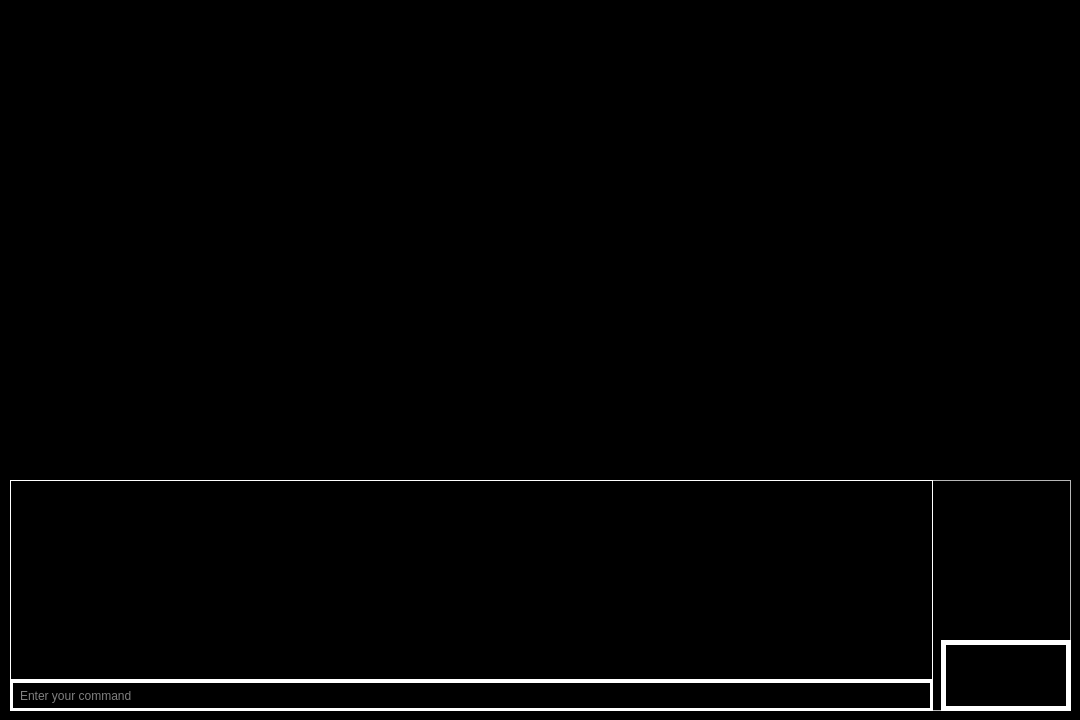
<?xml version="1.0" encoding="UTF-8"?>
<ui version="4.0">
 <class>JARVISmain</class>
 <widget class="QWidget" name="JARVISmain">
  <property name="geometry">
   <rect>
    <x>0</x>
    <y>0</y>
    <width>1080</width>
    <height>720</height>
   </rect>
  </property>
  <property name="windowTitle">
   <string>JARVIS Main Window</string>
  </property>
  <property name="styleSheet">
   <string notr="true">background-color: rgb(0, 0, 0);</string>
  </property>
  <widget class="QLabel" name="kartisTechLabel">
   <property name="geometry">
    <rect>
     <x>240</x>
     <y>10</y>
     <width>640</width>
     <height>81</height>
    </rect>
   </property>
   <property name="styleSheet">
    <string notr="true">
color: rgb(255, 255, 255);
border-color: rgb(255, 255, 255);

background-color: transparent;</string>
   </property>
   <property name="text">
    <string/>
   </property>
   <property name="pixmap">
    <pixmap>../../../gui_tools/KartisTechnology(white).png</pixmap>
   </property>
   <property name="scaledContents">
    <bool>true</bool>
   </property>
  </widget>
  <widget class="QLabel" name="listeningLabel">
   <property name="geometry">
    <rect>
     <x>20</x>
     <y>170</y>
     <width>271</width>
     <height>261</height>
    </rect>
   </property>
   <property name="styleSheet">
    <string notr="true">border-radius: 200px;
background: transparent;</string>
   </property>
   <property name="text">
    <string/>
   </property>
   <property name="pixmap">
    <pixmap>../../../gui_tools/tech loading-cropped.gif</pixmap>
   </property>
   <property name="scaledContents">
    <bool>true</bool>
   </property>
  </widget>
  <widget class="QLabel" name="arcLabel">
   <property name="geometry">
    <rect>
     <x>340</x>
     <y>80</y>
     <width>411</width>
     <height>391</height>
    </rect>
   </property>
   <property name="styleSheet">
    <string notr="true">border-radius: 200px;
background: transparent;</string>
   </property>
   <property name="text">
    <string/>
   </property>
   <property name="pixmap">
    <pixmap>../../../gui_tools/techcircle.gif</pixmap>
   </property>
   <property name="scaledContents">
    <bool>true</bool>
   </property>
  </widget>
  <widget class="QLabel" name="backgroundgifLabel">
   <property name="geometry">
    <rect>
     <x>0</x>
     <y>600</y>
     <width>1091</width>
     <height>121</height>
    </rect>
   </property>
   <property name="styleSheet">
    <string notr="true">border-radius: 200px;
background: transparent;</string>
   </property>
   <property name="text">
    <string/>
   </property>
   <property name="pixmap">
    <pixmap>../../../gui_tools/background-cropped.gif</pixmap>
   </property>
   <property name="scaledContents">
    <bool>true</bool>
   </property>
  </widget>
  <widget class="QLabel" name="codingLabel">
   <property name="geometry">
    <rect>
     <x>0</x>
     <y>0</y>
     <width>251</width>
     <height>151</height>
    </rect>
   </property>
   <property name="styleSheet">
    <string notr="true">border:none;
border-radius: 200px;
background: transparent;</string>
   </property>
   <property name="text">
    <string/>
   </property>
   <property name="pixmap">
    <pixmap>../../../gui_tools/B.G_Template_1.gif</pixmap>
   </property>
   <property name="scaledContents">
    <bool>true</bool>
   </property>
  </widget>
  <widget class="QLabel" name="ironmanLabel">
   <property name="geometry">
    <rect>
     <x>730</x>
     <y>-40</y>
     <width>481</width>
     <height>761</height>
    </rect>
   </property>
   <property name="styleSheet">
    <string notr="true">border-radius: 200px;
background: transparent;</string>
   </property>
   <property name="text">
    <string/>
   </property>
   <property name="pixmap">
    <pixmap>../../../gui_tools/ironman-portrait.webp</pixmap>
   </property>
   <property name="scaledContents">
    <bool>true</bool>
   </property>
  </widget>
  <widget class="QFrame" name="frame">
   <property name="geometry">
    <rect>
     <x>10</x>
     <y>480</y>
     <width>1061</width>
     <height>231</height>
    </rect>
   </property>
   <property name="styleSheet">
    <string notr="true">background:none;</string>
   </property>
   <property name="frameShape">
    <enum>QFrame::StyledPanel</enum>
   </property>
   <property name="frameShadow">
    <enum>QFrame::Raised</enum>
   </property>
   <widget class="QLineEdit" name="terminalInputBox">
    <property name="geometry">
     <rect>
      <x>0</x>
      <y>200</y>
      <width>923</width>
      <height>31</height>
     </rect>
    </property>
    <property name="styleSheet">
     <string notr="true">border-color: rgb(255, 255, 255);
background:transparent;
font: 16pt &quot;Karisma&quot;;
color: rgb(255, 255, 255);
border-style: solid;
border-width: 3px 3px 3px 3px;
padding-left:5px;</string>
    </property>
    <property name="text">
     <string/>
    </property>
    <property name="placeholderText">
     <string>Enter your command</string>
    </property>
   </widget>
   <widget class="QPushButton" name="enterButton">
    <property name="geometry">
     <rect>
      <x>852</x>
      <y>200</y>
      <width>71</width>
      <height>31</height>
     </rect>
    </property>
    <property name="cursor">
     <cursorShape>PointingHandCursor</cursorShape>
    </property>
    <property name="styleSheet">
     <string notr="true">border-image: url(E:/CODING/Artificial_Intelligence/FacialRecogByJARVIS/with GUI/gui_tools/enter.png);
background-color: transparent;
border-color: rgb(255, 255, 255);
border-style: solid;
border-left: 5px;
</string>
    </property>
    <property name="text">
     <string/>
    </property>
    <property name="flat">
     <bool>false</bool>
    </property>
   </widget>
   <widget class="QPlainTextEdit" name="terminalOutputBox">
    <property name="geometry">
     <rect>
      <x>0</x>
      <y>0</y>
      <width>923</width>
      <height>200</height>
     </rect>
    </property>
    <property name="cursor" stdset="0">
     <cursorShape>IBeamCursor</cursorShape>
    </property>
    <property name="mouseTracking">
     <bool>true</bool>
    </property>
    <property name="styleSheet">
     <string notr="true">border-color: rgb(255, 255, 255);
background: transparent;
font:14pt &quot;Karisma&quot;;
color: rgb(255, 255, 255);
border-style: solid;
border-width: 1px 1px 1px 1px;
padding-left:5px;</string>
    </property>
    <property name="verticalScrollBarPolicy">
     <enum>Qt::ScrollBarAsNeeded</enum>
    </property>
    <property name="horizontalScrollBarPolicy">
     <enum>Qt::ScrollBarAlwaysOff</enum>
    </property>
    <property name="sizeAdjustPolicy">
     <enum>QAbstractScrollArea::AdjustToContentsOnFirstShow</enum>
    </property>
    <property name="readOnly">
     <bool>true</bool>
    </property>
    <property name="plainText">
     <string/>
    </property>
    <property name="overwriteMode">
     <bool>true</bool>
    </property>
    <property name="textInteractionFlags">
     <set>Qt::LinksAccessibleByMouse|Qt::TextSelectableByKeyboard|Qt::TextSelectableByMouse</set>
    </property>
    <property name="centerOnScroll">
     <bool>true</bool>
    </property>
    <property name="placeholderText">
     <string>Terminal Output goes here</string>
    </property>
   </widget>
   <widget class="QPushButton" name="exitButton">
    <property name="geometry">
     <rect>
      <x>931</x>
      <y>160</y>
      <width>130</width>
      <height>71</height>
     </rect>
    </property>
    <property name="cursor">
     <cursorShape>PointingHandCursor</cursorShape>
    </property>
    <property name="styleSheet">
     <string notr="true">border-image: url(E:/CODING/Artificial_Intelligence/FacialRecogByJARVIS/with GUI/gui_tools/exit(with border).png);
background-color: transparent;
border-color: rgb(255, 255, 255);
border-style: solid;
border-width: 5px 5px 5px 5px;
</string>
    </property>
    <property name="text">
     <string/>
    </property>
    <property name="flat">
     <bool>false</bool>
    </property>
   </widget>
  </widget>
  <widget class="QLabel" name="jarvisSpeakingLabel">
   <property name="enabled">
    <bool>true</bool>
   </property>
   <property name="geometry">
    <rect>
     <x>0</x>
     <y>160</y>
     <width>311</width>
     <height>291</height>
    </rect>
   </property>
   <property name="styleSheet">
    <string notr="true">border-radius: 200px;
background: transparent;</string>
   </property>
   <property name="text">
    <string/>
   </property>
   <property name="pixmap">
    <pixmap>../../../gui_tools/speaking.gif</pixmap>
   </property>
   <property name="scaledContents">
    <bool>true</bool>
   </property>
  </widget>
  <widget class="QLabel" name="loadingLabel">
   <property name="geometry">
    <rect>
     <x>50</x>
     <y>200</y>
     <width>201</width>
     <height>201</height>
    </rect>
   </property>
   <property name="styleSheet">
    <string notr="true">border-radius: 200px;
background: transparent;</string>
   </property>
   <property name="text">
    <string/>
   </property>
   <property name="pixmap">
    <pixmap>../../../gui_tools/loading.gif</pixmap>
   </property>
   <property name="scaledContents">
    <bool>false</bool>
   </property>
  </widget>
  <zorder>ironmanLabel</zorder>
  <zorder>jarvisSpeakingLabel</zorder>
  <zorder>loadingLabel</zorder>
  <zorder>listeningLabel</zorder>
  <zorder>arcLabel</zorder>
  <zorder>backgroundgifLabel</zorder>
  <zorder>frame</zorder>
  <zorder>codingLabel</zorder>
  <zorder>kartisTechLabel</zorder>
 </widget>
 <resources/>
 <connections/>
</ui>
